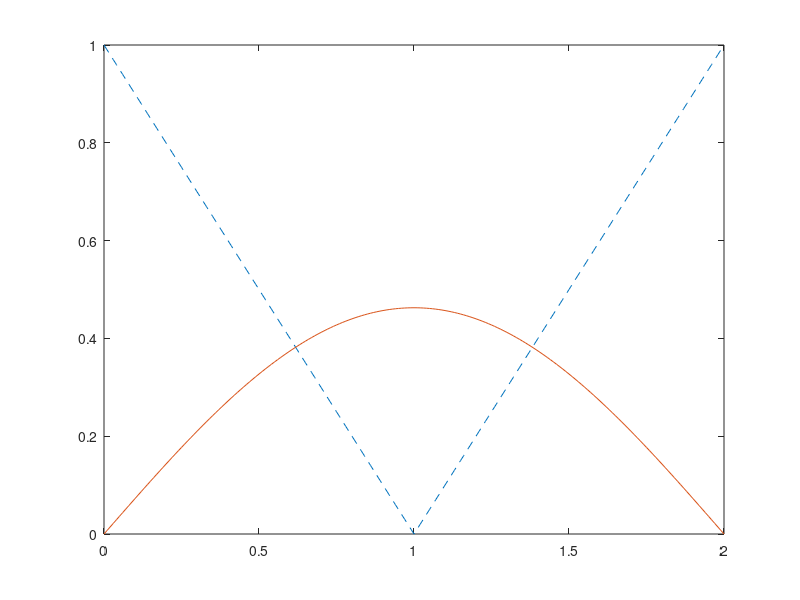

Write MATLAB code to recreate this figure. (Note: this script raises an error after producing the figure.)
%%%%%%%%%%%%%%%%%%%%%%%%%%%%%%%%%%%%%%%%%
%% Fourier sine series
%%%%%%%%%%%%%%%%%%%%%%%%%%%%%%%%%%%%%%%%%

%%%%%%%%%%%%%%%%%%%%%%%%%%%%%%%%%%%
%% Function to represent
%%%%%%%%%%%%%%%%%%%%%%%%%%%%%%%%%%%

    f = @(x) abs(x-1);
    
%%%%%%%%%%%%%%%%%%%%%%%%%%%%%%%%%%%
%% Interval 
%%%%%%%%%%%%%%%%%%%%%%%%%%%%%%%%%%%

    LHS = 0;
    RHS = 2;
    
    L = (RHS - LHS);
    
%%%%%%%%%%%%%%%%%%%%%%%%%%%%%%%%%%%
%% Number of terms
%%%%%%%%%%%%%%%%%%%%%%%%%%%%%%%%%%%

    N = 100;
    
    a = zeros(N,1);
    
%%%%%%%%%%%%%%%%%%%%%%%%%%%%%%%%%%%
%% Coefficients
%%%%%%%%%%%%%%%%%%%%%%%%%%%%%%%%%%%

    for i = 1:N
        g = @(x) f(x).*sin(i*pi/L*x);
        a(i) = 2/L*integral(g,LHS,RHS);
    end

%%%%%%%%%%%%%%%%%%%%%%%%%%%%%%%%%%%%
%% Series representation
%%%%%%%%%%%%%%%%%%%%%%%%%%%%%%%%%%%%

    %Target
    x = LHS:.01:RHS;
    y = f(x);
    
    %Series approximations
    u = 0;
    
    for i = 1:N
        i_string = num2str(i);
        u = u+a(i)*sin(i*pi/L*x);
        plot(x,y,'--',x,u,'-')
        fig = gca;
        fig.FontSize = 16;    
        title_str = strcat(i_string,'th Fourier approximation');
        title(title_str)
        pause(.1)
    end
    
%%%%%%%%%%%%%%%%%%%%%%%%%%%%%%%%%%%%
%% Extension of representation
%%%%%%%%%%%%%%%%%%%%%%%%%%%%%%%%%%%%

    figure(2)
    %Target
    x = -2*RHS:.01:2*RHS;
    y = f(x);
    
    %Series approximations
    u = 0;
    
    for i = 1:N
        i_string = num2str(i);
        u = u+a(i)*sin(i*pi/L*x);
        plot(x,y,'--',x,u,'-')
        fig = gca;
        fig.FontSize = 16;    
        title_str = strcat(i_string,'th Fourier approximation');
        title(title_str)
        pause(.1)
    end